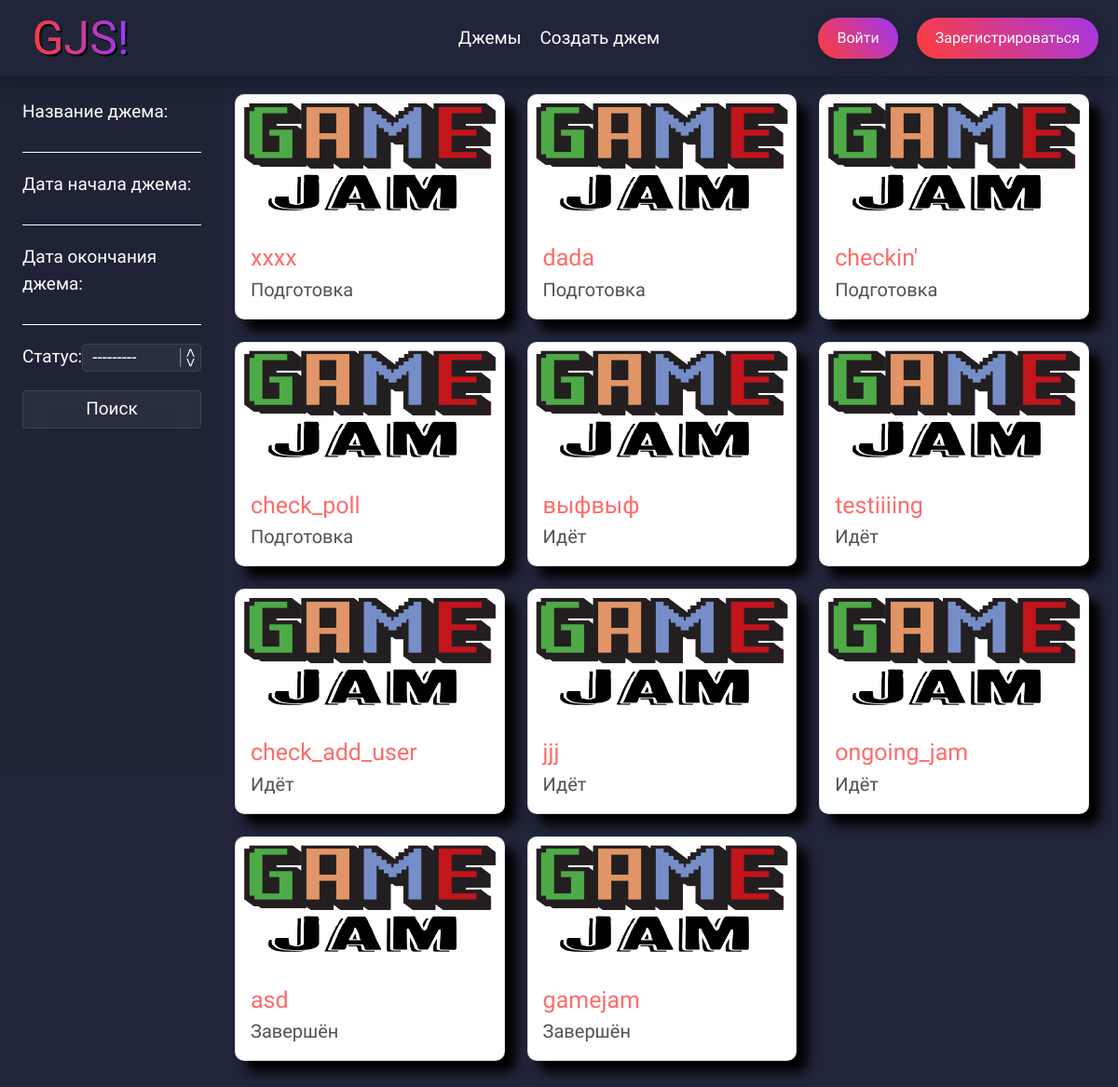
The app's page /jams/ with its own data.
### jams/models/gamejam.py (models this page shows, shortened)
class GameJam(models.Model):
    jam_status = [
        ("FN", "Завершён"),
        ("OG", "Идёт"),
        ("PR", "Подготовка")
    ]
    uuid = models.UUIDField(primary_key=True, default=uuid.uuid4, editable=False)
    title = models.CharField(max_length=255, verbose_name='Название джема')
    date_start = models.DateTimeField(verbose_name='Дата начала')
    date_end = models.DateTimeField(verbose_name='Дата окончания')
    theme = models.CharField(max_length=255, blank=True, verbose_name='Тема')
    status = models.CharField(max_length=3, choices=jam_status, default="PR", verbose_name='Статус')
    winner = models.ForeignKey(settings.AUTH_USER_MODEL, related_name="user_winner",
                               on_delete=models.SET_NULL, blank=True, null=True, verbose_name='Победитель')
    users = models.ManyToManyField(settings.AUTH_USER_MODEL, related_name="users",
                                   blank=True, verbose_name='Участники')
    class Meta:
        verbose_name = "Геймджем"
        verbose_name_plural = "Геймджемы"

### jams/views.py (the view)
# urls.py: path('', views.GameJamsLists.as_view(), name='jams_list'),
class GameJamsLists(ListView):
    template_name = 'pages/jams_pages/jams.html'
    queryset = GameJam.objects.order_by('-status', '-date_start')
    def get_context_data(self, **kwargs):
        context = super().get_context_data(**kwargs)
        context["filter"] = GameJamsFilter(self.request.GET, queryset=self.get_queryset())
        return context

### templates/pages/jams_pages/jams.html (shortened to what this page needs)
{% extends 'base.html' %}
{% load static %}
{% block head %}
<link rel="stylesheet" href="{% static 'css/form.css' %}">
<link rel="stylesheet" href="{% static 'css/sidebar.css' %}">
<link rel="stylesheet" href="https://code.jquery.com/ui/1.12.1/themes/base/jquery-ui.css">
{% endblock %}
{% block sidebar %}
<form method="get" class="filter">
    {{ filter.form.as_p }}
    <button class="btn-form">Поиск</button>
</form>
{% endblock %}
{% block content %}
<div class="main-container">
    <div class="row">
        {% for jam in filter.qs %}
            <div class="col-md-4 mb-4">
                <div class="card">
                    <a href="{% url 'gamejam_detail' uuid=jam.uuid %}">
                        <img src="{% static 'img/logo.png' %}" class="card-img-top" alt="Game Jam Logo" style="padding: 3%">
                    </a>
                    <div class="card-body">
                        <div>
                            <a href="{% url 'gamejam_detail' uuid=jam.uuid %}" class="card-title">{{ jam.title }}</a>
                            <p class="card-text">{{ jam.get_status_display }}</p>
                        </div>
                    </div>
                </div>
            </div>
        {% endfor %}
    </div>
</div>
{% endblock %}

### static/css/container.css (style rules this page uses)
.row { padding-top: 2%; padding-bottom: 2%; display: flex; margin: 0 2% 0 0; }
.card { position: relative; display: flex; flex-direction: column; word-wrap: break-word; border-radius: 10px; min-width: 0; background-color: #fff; background-clip: border-box; transition: all 0.25s ease-in-out; box-shadow: 12px 12px 12px rgba(0, 0, 0, 1.5); }
.card-body { display: flex; justify-content: space-between; }
.card-title { font-size: 25px; color: #ff6b6b; }
.card-text { font-size: 20px; color: rgb(82, 82, 82); }

### static/css/style.css (style rules this page uses)
:root { --main-background: rgb(32, 37, 58); --head-foot: linear-gradient(90deg, rgb(24, 128, 255) 0%, rgba(24,128,255,1) 50%, rgba(48,159,255,1) 100%); }
* { scroll-behavior: smooth; }
body { background: var(--main-background); font-family: "PT Sans", serif; font-weight: 400; font-style: normal; color: #fff; font-size: 19px; display: grid; grid-template-rows: auto 1fr; grid-template-columns: auto 4fr; min-height: 100vh; }
a { text-decoration: none; }
p { margin: 0; }
button { border: none; text-decoration: none; cursor: pointer; }

### static/css/form.css (style rules this page uses)
input { border: none; outline: none; }
input { width: 100%; padding: 0; background-color: transparent; border-bottom: 1px solid white; color: #fff; }
.poll-button, .btn-form { background-color: rgba(255, 255, 255, 0.05); border: 1px solid rgba(255, 255, 255, 0.1); backdrop-filter: blur(10px); border-radius: 4px; padding: 5px; color: #fff; }
.btn-form { width: 100%; }
label { color: white; }

### static/css/sidebar.css (style rules this page uses)
.filter { position: fixed; display: flex; gap: 20px; justify-content: space-around; flex-direction: column; width: 20vw; padding: 2vw; }
.filter::before { content: ''; position: absolute; top: -12%; left: 0; background-color: rgb(30, 35, 54);; z-index: -1; width: 100%; height: 100vh; }
.filter p:nth-child(4) { position: relative; display: flex; justify-content: space-between }
select { -webkit-appearance: none; -moz-appearance: none; appearance: none; width: 70%; outline: none; border-radius: 5px; text-indent: 10px; background-color: rgba(255, 255, 255, 0.05); border: 1px solid rgba(255, 255, 255, 0.1); color: #fff; }
.filter p:nth-child(4)::after { content: '<>'; font: 17px "Consolas", monospace; position: absolute; right: 3px; top: 50%; transform: translateY(50%); transform: translateY(-50%) rotate(90deg); border-bottom: 1px solid #999; pointer-events: none; }
option { color: black; }

### records on screen
GameJam: title "xxxx", status "Подготовка"
GameJam: title "dada", status "Подготовка"
GameJam: title "checkin'", status "Подготовка"
GameJam: title "check_poll", status "Подготовка"
GameJam: title "выфвыф", status "Идёт"
GameJam: title "testiiiing", status "Идёт"
GameJam: title "check_add_user", status "Идёт"
GameJam: title "jjj", status "Идёт"
GameJam: title "ongoing_jam", status "Идёт"
GameJam: title "asd", status "Завершён"
GameJam: title "gamejam", status "Завершён"
